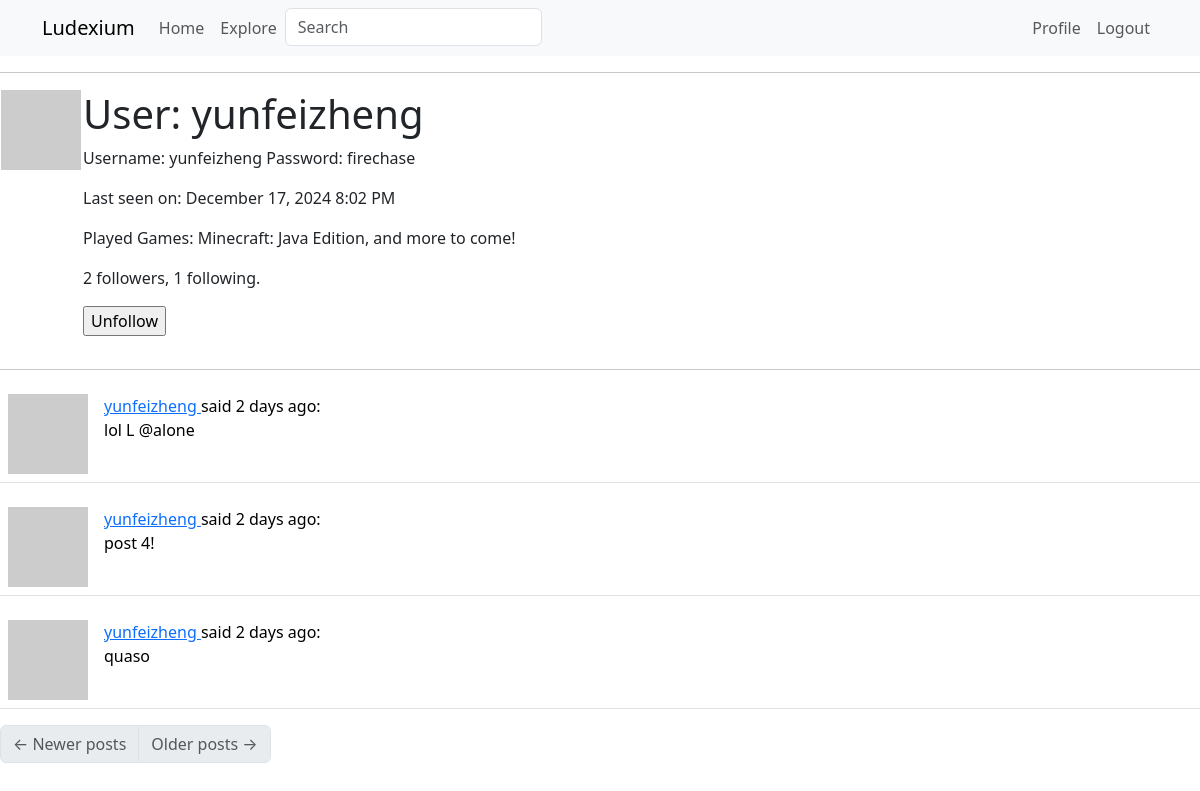
Page /user/yunfeizheng (signed in) on the committed database.
### app/models.py (models this page shows, shortened)
class User(UserMixin, db.Model):
    id: so.Mapped[int] = so.mapped_column(primary_key=True)
    username: so.Mapped[str] = so.mapped_column(sa.String(64), index=True, unique=True)
    email: so.Mapped[str] = so.mapped_column(sa.String(120), index=True, unique=True)
    password_hash: so.Mapped[Optional[str]] = so.mapped_column(sa.String(256))
    about_me: so.Mapped[Optional[str]] = so.mapped_column(sa.String(140))
    last_seen: so.Mapped[Optional[datetime]] = so.mapped_column(default=lambda: datetime.now(timezone.utc))
    played_games: so.WriteOnlyMapped['Game'] = so.relationship(
        secondary=played_games, primaryjoin=(played_games.c.player_id == id),
        back_populates='players')
    posts: so.WriteOnlyMapped['Post'] = so.relationship(back_populates='author')
    following: so.WriteOnlyMapped['User'] = so.relationship(
        secondary=followers, primaryjoin=(followers.c.follower_id == id),
        secondaryjoin=(followers.c.followed_id == id),
        back_populates='followers')
    followers: so.WriteOnlyMapped['User'] = so.relationship(
        secondary=followers, primaryjoin=(followers.c.followed_id == id),
        secondaryjoin=(followers.c.follower_id == id),
        back_populates='following')
    def avatar(self, size):
        digest = md5(self.email.lower().encode('utf-8')).hexdigest()
        return f'https://www.gravatar.com/avatar/{digest}?d=identicon&s={size}'
    def is_following(self, user):
        query = self.following.select().where(User.id == user.id)
        return db.session.scalar(query) is not None
    def followers_count(self):
        query = sa.select(sa.func.count()).select_from(
            self.followers.select().subquery())
        return db.session.scalar(query)
    def following_count(self):
        query = sa.select(sa.func.count()).select_from(
            self.following.select().subquery())
        return db.session.scalar(query)
    def played_games_count(self):
        query = sa.select(sa.func.count()).select_from(
            self.played_games.select().subquery())
        return db.session.scalar(query)
    def played_games_list(self):
        query = self.played_games.select()
        return db.session.scalars(query)

class Game(db.Model):
    id: so.Mapped[int] = so.mapped_column(primary_key=True)
    name: so.Mapped[str] = so.mapped_column(sa.String(256))
    igdb_url: so.Mapped[str] = so.mapped_column(sa.String(256))
    image_url: so.Mapped[Optional[str]] = so.mapped_column(sa.String(256))
    release_year: so.Mapped[Optional[int]] = so.mapped_column(sa.Integer)
    players: so.WriteOnlyMapped['User'] = so.relationship(
        secondary=played_games, primaryjoin=(played_games.c.game_id == id),
        back_populates='played_games')
    def __repr__(self):
        return '{}'.format(self.name)

class Post(db.Model):
    id: so.Mapped[int] = so.mapped_column(primary_key=True)
    body: so.Mapped[str] = so.mapped_column(sa.String(140))
    timestamp: so.Mapped[datetime] = so.mapped_column(index=True, default=lambda: datetime.now(timezone.utc))
    user_id: so.Mapped[int] = so.mapped_column(sa.ForeignKey(User.id), index=True)
    author: so.Mapped[User] = so.relationship(back_populates='posts')

### app/routes.py (the view)
@app.route('/user/<username>')
@login_required
def user(username):
    user = db.first_or_404(sa.select(User).where(User.username == username))
    page = request.args.get('page', 1, type=int)
    query = user.posts.select().order_by(Post.timestamp.desc())
    posts = db.paginate(query, page=page,
                        per_page=app.config['POSTS_PER_PAGE'],
                        error_out=False)
    next_url = url_for('user', username=user.username, page=posts.next_num) if posts.has_next else None
    prev_url = url_for('user', username=user.username, page=posts.prev_num) if posts.has_prev else None
    form = EmptyForm()
    return render_template('user.html', user=user, posts=posts.items,
                           next_url=next_url, prev_url=prev_url, form=form)

### app/forms.py
class SearchForm(FlaskForm):
    q = StringField('Search', validators=[DataRequired()])
    def __init__(self, *args, **kwargs):
        if 'formdata' not in kwargs:
            kwargs['formdata'] = request.args
        if 'meta' not in kwargs:
            kwargs['meta'] = {'csrf': False}
        super(SearchForm, self).__init__(*args, **kwargs)

class EmptyForm(FlaskForm):
    submit = SubmitField('Submit')

### app/models.py (called while the page is built)
@login.user_loader
def load_user(id):
    return db.session.get(User, int(id))

### app/routes.py (called while the page is built)
@app.before_request
def before_request():
    if current_user.is_authenticated:
        current_user.last_seen = datetime.now(timezone.utc)
        g.search_form = SearchForm()
        db.session.commit()

### app/templates/user.html (shortened to what this page needs)
{% extends "base.html" %}
{% block content %}
    <table>
        <tr valign="top">
            <td><img src="{{ user.avatar(128) }}"></td>
            <td>
                <h1>User: {{ user.username }}</h1>
                {% if user.about_me %}<p>{{ user.about_me }}</p>{% endif %}
                {% if user.last_seen %}
                <p>Last seen on: {{ moment(user.last_seen).format('LLL') }}</p>
                {% endif %}
                <p>Played Games:
                {% if user.played_games_count() == 0 %}
                None so far... Use the search bar to add to your list!
                {% else %}
                {% for game in user.played_games_list() %}
                {{ game }},
                {% endfor %}
                and more to come!
                {% endif %}
                </p>
                <p>{{ user.followers_count() }} followers, {{ user.following_count() }} following.</p>
                {% if user == current_user %}
                <p><a href="{{ url_for('edit_profile') }}">Edit your profile</a></p>
                {% else %}
                <p>
                    <form action="{{ url_for('unfollow', username=user.username) }}" method="post">
                        {{ form.submit(value='Unfollow') }}
                    </form>
                </p>
                {% endif %}
            </td>
        </tr>
    </table>
    <hr>
    {% for post in posts %}
        {% include '_post.html' %}
    {% endfor %}
    <nav aria-label="Post navigation">
        <ul class="pagination">
            <li class="page-item{% if not prev_url %} disabled{% endif %}">
                <a class="page-link" href="{{ prev_url }}">
                    <span aria-hidden="true">&larr;</span> Newer posts
                </a>
            </li>
            <li class="page-item{% if not next_url %} disabled{% endif %}">
                <a class="page-link" href="{{ next_url }}">
                    Older posts <span aria-hidden="true">&rarr;</span>
                </a>
            </li>
        </ul>
    </nav>
{% endblock %}

### app/templates/_post.html
<table class="table table-hover">
    <tr>
        <td width="70px">
            <a href="{{ url_for('user', username=post.author.username) }}">
                <img src="{{ post.author.avatar(70) }}" />
            </a>
        </td>
        <td>
            <a href="{{ url_for('user', username=post.author.username) }}">
                {{ post.author.username }}
            </a>
            said {{ moment(post.timestamp).fromNow() }}:
            <br>
            {{ post.body }}
        </td>
    </tr>
</table>

### rows in the picture
User: username "yunfeizheng", about_me "Username: yunfeizheng Password: firechase", last_seen "December 17, 2024 8:02 PM"
Game: name "Minecraft: Java Edition"
Post: author.username "yunfeizheng", timestamp "2 days ago", body "lol L @alone"
Post: author.username "yunfeizheng", timestamp "2 days ago", body "post 4!"
Post: author.username "yunfeizheng", timestamp "2 days ago", body "quaso"

### other values in the picture
{{ 'Home' }} "Home"
{{ 'Explore' }} "Explore"
{{ 'Profile' }} "Profile"
{{ 'Logout' }} "Logout"
{{ user.followers_count() }} "2"
{{ user.following_count() }} "1"
